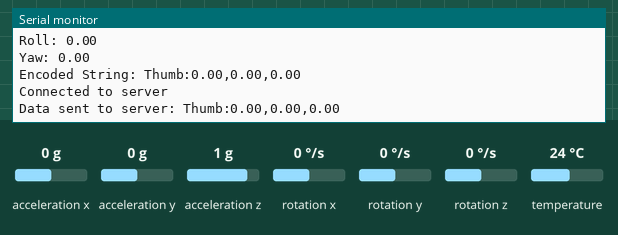
Recording of a sketch running on a simulated ESP32. On the bench: the last lines printed to the serial monitor. The test bench sets the inputs (shaded band); at power-on: acceleration z 1 g, acceleration x 0 g, acceleration y 0 g, rotation x 0 °/s, rotation y 0 °/s, rotation z 0 °/s, temperature 24 °C. WiFi joins after 1.5 s; servers stay silent unless stated.

Above: at 2.7 s.
2.8 s: acceleration z set to 0 g
At 2.9 s:
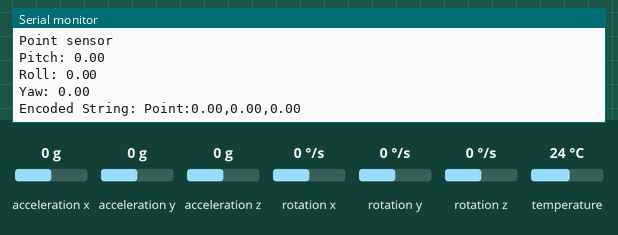
4.6 s: acceleration x set to -1.4 g
At 4.71 s:
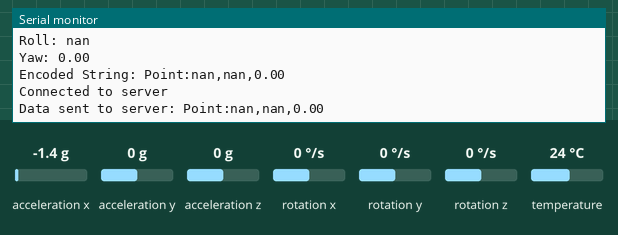
6.1 s: acceleration y set to -1.4 g
At 6.33 s:
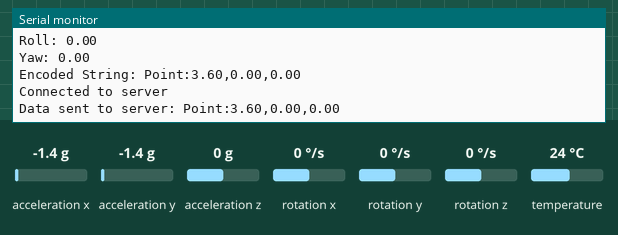
7.6 s: rotation x set to -192 °/s
At 8.14 s:
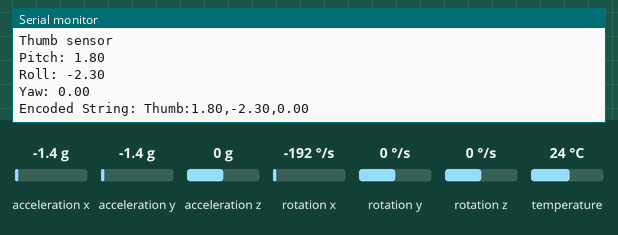
9.1 s: rotation y set to -192 °/s
At 9.15 s:
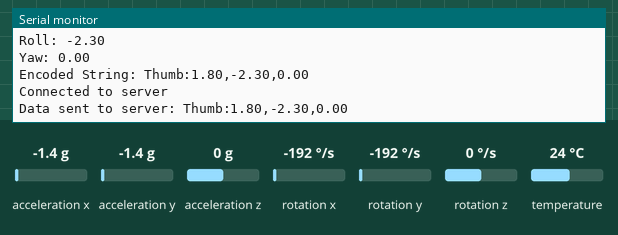
Timing chart, 0 to 11.6 s (numbered marks = the images above; inputs shaded):
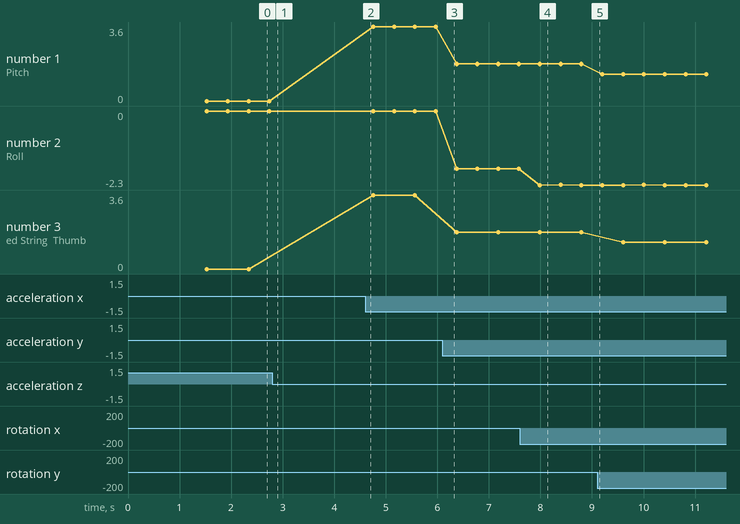

Measured:
- after the input at 7.6 s, the serial monitor: prints a new line after 0.39 s (image 4)
- plotted number 1: 0 → 3.6 after the input at 4.6 s, 3.6 → 1.8 after the input at 6.1 s, 1.8 → 1.3 after the input at 9.1 s
- plotted number 2: 0 → -1.8 after the input at 6.1 s, -1.8 → -2.3 after the input at 7.6 s
- plotted number 3: 0 → 3.6 after the input at 4.6 s, 3.6 → 1.8 after the input at 6.1 s, 1.8 → 1.3 after the input at 9.1 s

The sketch:

pitchRollYaw.ino
```cpp
#include <Adafruit_MPU6050.h>
#include <Adafruit_Sensor.h>
#include <Wire.h>
#include <WiFi.h>

Adafruit_MPU6050 mpuPoint;
Adafruit_MPU6050 mpuThumb;

WiFiClient client;

char* ssid = "Achyut FF";
char* password = "";
char* serverIP = "10.15.40.103";
int port = 8080;

float accAngleX, accAngleY, gyroAngleX, gyroAngleY, gyroAngleZ;
float roll, pitch, yaw;
float AccErrorX, AccErrorY, GyroErrorX, GyroErrorY, GyroErrorZ;
float elapsedTime, currentTime, previousTime;
String uploadPRY;

void wifiConnect()
{
  WiFi.begin(ssid, password);

  while (WiFi.status() != WL_CONNECTED) {
    delay(500);
    Serial.print(".");
  }
  Serial.println("Connected to WiFi");
}

void mpu6050Init()
{
  // Initialize main chip with address 0x68
  if (!mpuThumb.begin(0x68, &Wire)) {
    Serial.println("Failed to find MPU6050 Thumb Chip");
    while (1) {
      delay(10);
    }
  }
  Serial.println("Thumb chip initialized");

  // Initialize thumb chip with address 0x69
  if (!mpuPoint.begin(0x69, &Wire)) {
    Serial.println("Failed to find MPU6050 Point Chip");
    while (1) {
      delay(10);
    }
  }
  Serial.println("Point chip initialized");
}

void mpu6050Setup(Adafruit_MPU6050 &mpu)
{
  Serial.println("Setup Start");
  mpu.setAccelerometerRange(MPU6050_RANGE_8_G);
  Serial.print("Accelerometer range set to: ");
  switch (mpu.getAccelerometerRange()) {
  case MPU6050_RANGE_2_G:
    Serial.println("+-2G");
    break;
  case MPU6050_RANGE_4_G:
    Serial.println("+-4G");
    break;
  case MPU6050_RANGE_8_G:
    Serial.println("+-8G");
    break;
  case MPU6050_RANGE_16_G:
    Serial.println("+-16G");
    break;
  }

  mpu.setGyroRange(MPU6050_RANGE_500_DEG);
  Serial.print("Gyro range set to: ");
  switch (mpu.getGyroRange()) {
  case MPU6050_RANGE_250_DEG:
    Serial.println("+- 250 deg/s");
    break;
  case MPU6050_RANGE_500_DEG:
    Serial.println("+- 500 deg/s");
    break;
  case MPU6050_RANGE_1000_DEG:
    Serial.println("+- 1000 deg/s");
    break;
  case MPU6050_RANGE_2000_DEG:
    Serial.println("+- 2000 deg/s");
    break;
  }

  mpu.setFilterBandwidth(MPU6050_BAND_5_HZ);
  Serial.print("Filter bandwidth set to: ");
  switch (mpu.getFilterBandwidth()) {
  case MPU6050_BAND_260_HZ:
    Serial.println("260 Hz");
    break;
  case MPU6050_BAND_184_HZ:
    Serial.println("184 Hz");
    break;
  case MPU6050_BAND_94_HZ:
    Serial.println("94 Hz");
    break;
  case MPU6050_BAND_44_HZ:
    Serial.println("44 Hz");
    break;
  case MPU6050_BAND_21_HZ:
    Serial.println("21 Hz");
    break;
  case MPU6050_BAND_10_HZ:
    Serial.println("10 Hz");
    break;
  case MPU6050_BAND_5_HZ:
    Serial.println("5 Hz");
    break;
  }
  Serial.println("");
}

void getValues(Adafruit_MPU6050 &mpu, int n)
{
  if(n == 1)
  {
    Serial.println("Main sensor");
  }
  else if(n == 2)
  {
    Serial.println("Thumb sensor");
  }
  else if(n == 3)
  {
    Serial.println("Point sensor");
  }
  else
  {
    Serial.println("Middle sensor");
  }
  sensors_event_t a, g, temp;
  mpu.getEvent(&a, &g, &temp);

  float ax = a.acceleration.x;
  float ay = a.acceleration.y;
  float az = a.acceleration.z;
  float rx = g.gyro.x;
  float ry = g.gyro.y;
  float rz = g.gyro.z;

  /* Print out the values */
//  Serial.print("Acceleration X: ");
//  Serial.print(ax);
//  Serial.print(", Y: ");
//  Serial.print(ay);
//  Serial.print(", Z: ");
//  Serial.print(az);
//  Serial.println(" m/s^2");
//
//  Serial.print("Rotation X: ");
//  Serial.print(g.gyro.x);
//  Serial.print(", Y: ");
//  Serial.print(g.gyro.y);
//  Serial.print(", Z: ");
//  Serial.print(g.gyro.z);
//  Serial.println(" rad/s");
//
//  Serial.print("Temperature: ");
//  Serial.print(temp.temperature);
//  Serial.println(" degC");
//  Serial.println("");
  accToDisp(ax, ay, az, rx, ry, rz, n);
}

void accToDisp(float ax, float ay, float az , float rx, float ry, float rz, int n){
  accAngleX = (atan(ay / sqrt(pow(ax, 2) + pow(az, 2))) * 180 / PI); //- 0.58; // AccErrorX ~(0.58) See the calculate_IMU_error()custom function for more details
  accAngleY = (atan(-1 * ax / sqrt(pow(ay, 2) + pow(az, 2))) * 180 / PI); // + 1.58; // AccErrorY ~(-1.58)

  // === Read gyroscope data === //
  previousTime = currentTime;        // Previous time is stored before the actual time read
  currentTime = millis();            // Current time actual time read
  elapsedTime = (currentTime - previousTime) / 1000;
  yaw =  rz * elapsedTime;
  elapsedTime -= 0.25;
  // rx = rx + 0.56; // GyroErrorX ~(-0.56)
  // ry = ry - 2; // GyroErrorY ~(2)
  // rz = rz + 0.79; // GyroErrorZ ~ (-0.8)
  // Currently the raw values are in degrees per seconds, deg/s, so we need to multiply by sendonds (s) to get the angle in degrees
  gyroAngleX = rx * elapsedTime; // deg/s * s = deg
  gyroAngleY = ry * elapsedTime;

  // Complementary filter - combine acceleromter and gyro angle values
  roll = 0.96 * gyroAngleX + 0.04 * accAngleX;
  pitch = 0.96 * gyroAngleY + 0.04 * accAngleY;

  Serial.print("Pitch: ");
  Serial.println(pitch);
  Serial.print("Roll: ");
  Serial.println(roll);
  Serial.print("Yaw: ");
  Serial.println(yaw);

  if(n == 1)
  {
    makeString("Main", pitch, roll, yaw);
  }
  else if(n == 2)
  {
    makeString("Thumb", pitch, roll, yaw);
  }
  else if(n == 3)
  {
    makeString("Point", pitch, roll, yaw);
  }
  else
  {
    makeString("Middle", pitch, roll, yaw);
  }
}

void makeString(String sensor, float p, float r, float y)
{
  // Convert each float value to a string with two decimal places
  String pitchStr = String(p, 2);
  String rollStr = String(r, 2);
  String yawStr = String(y, 2);

  // Concatenate the strings with a delimiter (e.g., comma)
  uploadPRY = sensor + ":" + pitchStr + "," + rollStr + "," + yawStr;

  // Print the final string for debugging purposes
  Serial.print("Encoded String: ");
  Serial.println(uploadPRY);

  if (client.connect(serverIP, port)) {
    Serial.println("Connected to server");

    // Send the string to the server
    client.println(uploadPRY);
    Serial.println("Data sent to server: " + uploadPRY);

    // Close the connection
    client.stop();
  }
  else {
    Serial.println("Failed to connect to server");
  }
}

void setup()
{
  Serial.begin(115200);
  wifiConnect();
  Wire.begin();
  Serial.println("Trying to initialize sensors");
  mpu6050Init(); //initialize both MPU 6050 chips
  //setup MPU 6050
  mpu6050Setup(mpuThumb);
  mpu6050Setup(mpuPoint);
}

void loop()
{
  getValues(mpuThumb, 2);
  delay(200); // Shorter delay
  getValues(mpuPoint, 3);
  delay(200); // Shorter delay
}
```
